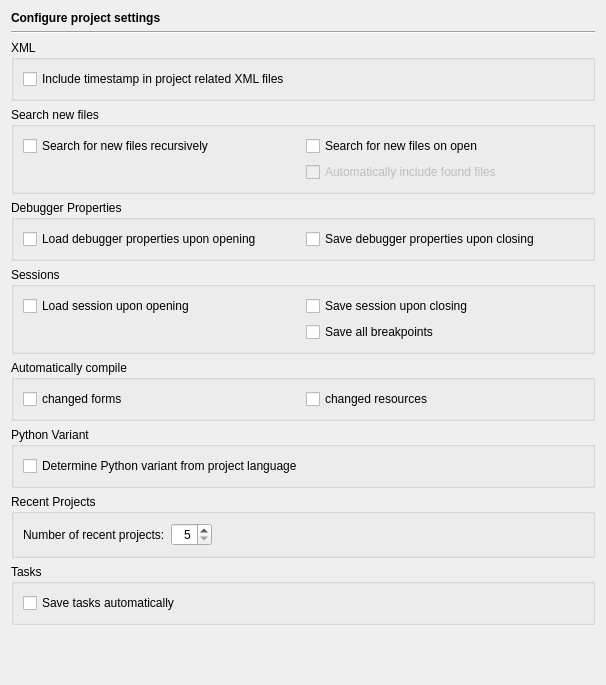
<?xml version="1.0" encoding="UTF-8"?>
<ui version="4.0">
 <class>ProjectPage</class>
 <widget class="QWidget" name="ProjectPage">
  <property name="geometry">
   <rect>
    <x>0</x>
    <y>0</y>
    <width>602</width>
    <height>685</height>
   </rect>
  </property>
  <layout class="QVBoxLayout" name="verticalLayout_3">
   <item>
    <widget class="QLabel" name="headerLabel">
     <property name="text">
      <string>&lt;b&gt;Configure project settings&lt;/b&gt;</string>
     </property>
    </widget>
   </item>
   <item>
    <widget class="Line" name="line8">
     <property name="frameShape">
      <enum>QFrame::HLine</enum>
     </property>
     <property name="frameShadow">
      <enum>QFrame::Sunken</enum>
     </property>
     <property name="orientation">
      <enum>Qt::Horizontal</enum>
     </property>
    </widget>
   </item>
   <item>
    <widget class="QGroupBox" name="groupBox_6">
     <property name="title">
      <string>XML</string>
     </property>
     <layout class="QVBoxLayout">
      <item>
       <widget class="QCheckBox" name="projectTimestampCheckBox">
        <property name="toolTip">
         <string>Select, if a timestamp should be written to all project related XML files</string>
        </property>
        <property name="text">
         <string>Include timestamp in project related XML files</string>
        </property>
       </widget>
      </item>
     </layout>
    </widget>
   </item>
   <item>
    <widget class="QGroupBox" name="groupBox_2">
     <property name="title">
      <string>Search new files</string>
     </property>
     <layout class="QGridLayout">
      <item row="0" column="0">
       <widget class="QCheckBox" name="projectSearchNewFilesRecursiveCheckBox">
        <property name="text">
         <string>Search for new files recursively</string>
        </property>
       </widget>
      </item>
      <item row="0" column="1">
       <widget class="QCheckBox" name="projectSearchNewFilesCheckBox">
        <property name="toolTip">
         <string>Select whether a search for new files on a project open should be performed.</string>
        </property>
        <property name="text">
         <string>Search for new files on open</string>
        </property>
       </widget>
      </item>
      <item row="1" column="1">
       <widget class="QCheckBox" name="projectAutoIncludeNewFilesCheckBox">
        <property name="enabled">
         <bool>false</bool>
        </property>
        <property name="toolTip">
         <string>Select whether the found files should be included automatically.</string>
        </property>
        <property name="text">
         <string>Automatically include found files</string>
        </property>
       </widget>
      </item>
     </layout>
    </widget>
   </item>
   <item>
    <widget class="QGroupBox" name="groupBox_4">
     <property name="title">
      <string>Debugger Properties</string>
     </property>
     <layout class="QGridLayout">
      <item row="0" column="0">
       <widget class="QCheckBox" name="projectLoadDebugPropertiesCheckBox">
        <property name="toolTip">
         <string>Select, whether a project debugger properties file shall be read on opening the project</string>
        </property>
        <property name="text">
         <string>Load debugger properties upon opening</string>
        </property>
       </widget>
      </item>
      <item row="0" column="1">
       <widget class="QCheckBox" name="projectSaveDebugPropertiesCheckBox">
        <property name="toolTip">
         <string>Select, whether a project debugger properties file shall be written on closing the project</string>
        </property>
        <property name="text">
         <string>Save debugger properties upon closing</string>
        </property>
       </widget>
      </item>
     </layout>
    </widget>
   </item>
   <item>
    <widget class="QGroupBox" name="groupBox_3">
     <property name="title">
      <string>Sessions</string>
     </property>
     <layout class="QGridLayout">
      <item row="0" column="0">
       <widget class="QCheckBox" name="projectLoadSessionCheckBox">
        <property name="toolTip">
         <string>Select, whether a project session file shall be read on opening the project</string>
        </property>
        <property name="text">
         <string>Load session upon opening</string>
        </property>
       </widget>
      </item>
      <item row="0" column="1">
       <widget class="QCheckBox" name="projectSaveSessionCheckBox">
        <property name="toolTip">
         <string>Select, whether a project session file shall be written on closing the project</string>
        </property>
        <property name="text">
         <string>Save session upon closing</string>
        </property>
       </widget>
      </item>
      <item row="1" column="1">
       <widget class="QCheckBox" name="projectSessionAllBpCheckBox">
        <property name="toolTip">
         <string>Select whether all breakpoints should be saved to the session file.</string>
        </property>
        <property name="text">
         <string>Save all breakpoints</string>
        </property>
       </widget>
      </item>
     </layout>
    </widget>
   </item>
   <item>
    <widget class="QGroupBox" name="groupBox_5">
     <property name="title">
      <string>Automatically compile</string>
     </property>
     <layout class="QGridLayout">
      <item row="0" column="0">
       <widget class="QCheckBox" name="projectAutoCompileFormsCheckBox">
        <property name="toolTip">
         <string>Select, if changed forms should be compiled automatically upon a run action</string>
        </property>
        <property name="text">
         <string>changed forms</string>
        </property>
       </widget>
      </item>
      <item row="0" column="1">
       <widget class="QCheckBox" name="projectAutoCompileResourcesCheckBox">
        <property name="toolTip">
         <string>Select, if changed resources should be compiled automatically upon a run action</string>
        </property>
        <property name="text">
         <string>changed resources</string>
        </property>
       </widget>
      </item>
     </layout>
    </widget>
   </item>
   <item>
    <widget class="QGroupBox" name="groupBox">
     <property name="title">
      <string>Python Variant</string>
     </property>
     <layout class="QVBoxLayout" name="verticalLayout">
      <item>
       <widget class="QCheckBox" name="pythonVariantCheckBox">
        <property name="toolTip">
         <string>Select to determine the Python variant from the project language</string>
        </property>
        <property name="text">
         <string>Determine Python variant from project language</string>
        </property>
       </widget>
      </item>
     </layout>
    </widget>
   </item>
   <item>
    <widget class="QGroupBox" name="groupBox_7">
     <property name="title">
      <string>Recent Projects</string>
     </property>
     <layout class="QHBoxLayout" name="horizontalLayout">
      <item>
       <widget class="QLabel" name="label">
        <property name="text">
         <string>Number of recent projects:</string>
        </property>
       </widget>
      </item>
      <item>
       <widget class="QSpinBox" name="projectRecentSpinBox">
        <property name="toolTip">
         <string>Enter the number of recent projects to remember</string>
        </property>
        <property name="alignment">
         <set>Qt::AlignRight|Qt::AlignTrailing|Qt::AlignVCenter</set>
        </property>
        <property name="minimum">
         <number>5</number>
        </property>
        <property name="maximum">
         <number>50</number>
        </property>
       </widget>
      </item>
      <item>
       <spacer>
        <property name="orientation">
         <enum>Qt::Horizontal</enum>
        </property>
        <property name="sizeHint" stdset="0">
         <size>
          <width>40</width>
          <height>20</height>
         </size>
        </property>
       </spacer>
      </item>
     </layout>
    </widget>
   </item>
   <item>
    <widget class="QGroupBox" name="groupBox_8">
     <property name="title">
      <string>Tasks</string>
     </property>
     <layout class="QVBoxLayout" name="verticalLayout_2">
      <item>
       <widget class="QCheckBox" name="autosaveTasksCheckBox">
        <property name="toolTip">
         <string>Select to save the project tasks automatically</string>
        </property>
        <property name="text">
         <string>Save tasks automatically</string>
        </property>
       </widget>
      </item>
     </layout>
    </widget>
   </item>
   <item>
    <spacer>
     <property name="orientation">
      <enum>Qt::Vertical</enum>
     </property>
     <property name="sizeHint" stdset="0">
      <size>
       <width>584</width>
       <height>20</height>
      </size>
     </property>
    </spacer>
   </item>
  </layout>
 </widget>
 <tabstops>
  <tabstop>projectTimestampCheckBox</tabstop>
  <tabstop>projectSearchNewFilesRecursiveCheckBox</tabstop>
  <tabstop>projectSearchNewFilesCheckBox</tabstop>
  <tabstop>projectAutoIncludeNewFilesCheckBox</tabstop>
  <tabstop>projectLoadDebugPropertiesCheckBox</tabstop>
  <tabstop>projectSaveDebugPropertiesCheckBox</tabstop>
  <tabstop>projectLoadSessionCheckBox</tabstop>
  <tabstop>projectSaveSessionCheckBox</tabstop>
  <tabstop>projectSessionAllBpCheckBox</tabstop>
  <tabstop>projectAutoCompileFormsCheckBox</tabstop>
  <tabstop>projectAutoCompileResourcesCheckBox</tabstop>
  <tabstop>pythonVariantCheckBox</tabstop>
  <tabstop>projectRecentSpinBox</tabstop>
 </tabstops>
 <resources/>
 <connections>
  <connection>
   <sender>projectSearchNewFilesCheckBox</sender>
   <signal>toggled(bool)</signal>
   <receiver>projectAutoIncludeNewFilesCheckBox</receiver>
   <slot>setEnabled(bool)</slot>
   <hints>
    <hint type="sourcelabel">
     <x>50</x>
     <y>133</y>
    </hint>
    <hint type="destinationlabel">
     <x>73</x>
     <y>190</y>
    </hint>
   </hints>
  </connection>
 </connections>
</ui>
